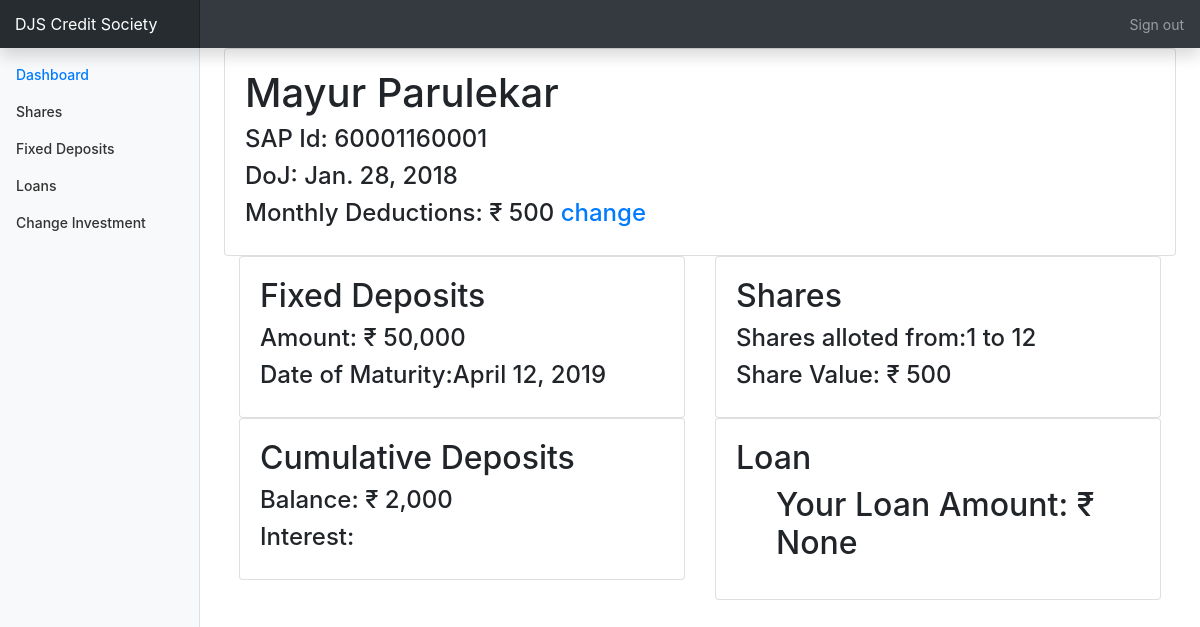
The page /status/details (signed in) on the database as committed earlier.
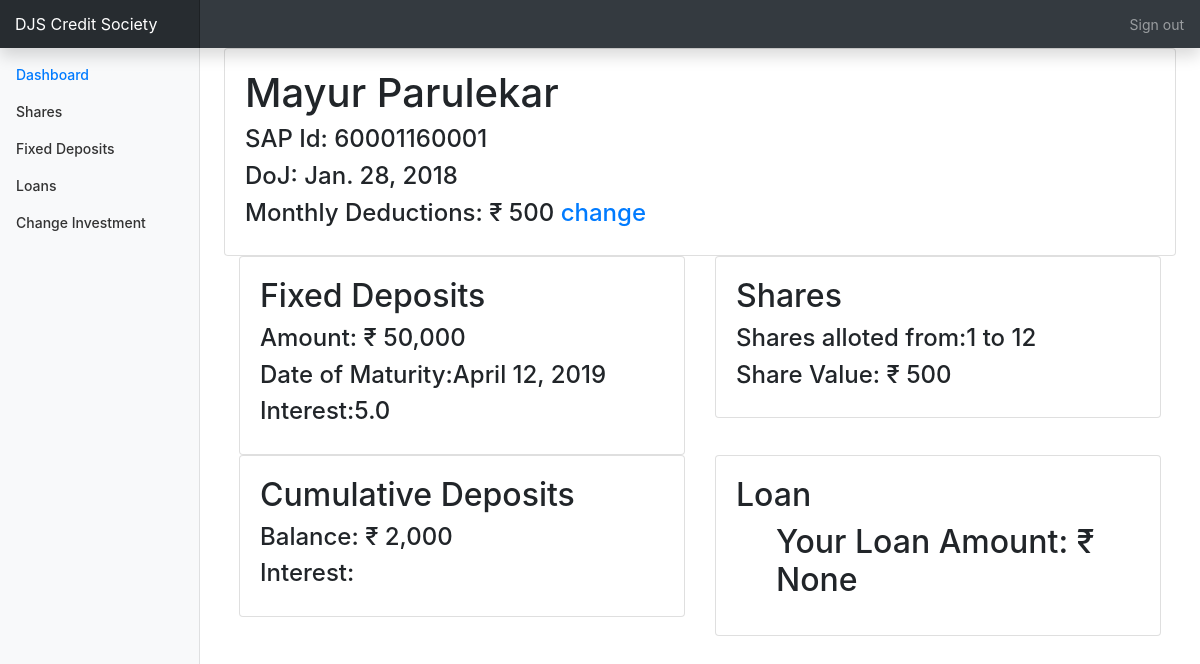
The same page on the database as committed later.
### status/models.py (models this page shows)
class interests(models.Model):
    sharedividend=models.FloatField(blank=True,null=True)
    cddividend=models.FloatField(blank=True,null=True)
    fdinterest=models.FloatField(blank=True,null=True)
    emerloaninterest=models.FloatField(blank=True,null=True)
    longloaninterest=models.FloatField(blank=True,null=True)

### status/views.py (the view)
# urls.py: path('details',views.details,name="details"),
@login_required
def details(request):
    current_user_id=request.user.username
    name=str(Account.name)
    Accountholder=Account.objects.filter(username__username__icontains=current_user_id).get()
    Interests=interests.objects.all
    Final_new_change =0
    if request.method=="POST":
        New_money_change = change_MoneyForm(request.POST)
        if New_money_change.is_valid():
            Final_new_change = New_money_change.cleaned_data['new_amount']
            subject = 'This guy wants to change his monthly deduction'
            message = Accountholder.name +" : "+str(Final_new_change)
            email_from = settings.EMAIL_HOST_USER
            recipient_list = ['jatinhdalvi@gmail.com','aashulikabra@gmail.com','champtem11@gmail.com']
            send_mail( subject, message, email_from, recipient_list )
            print("mail sent")
    else:
        New_money_change=change_MoneyForm()
    print(Final_new_change)
    date = Accountholder.dateofjoining
    print("loan")
    print(Accountholder.isloantaken)
    context={
    'name':name,
    'Accountholder':Accountholder,
    'date':date,
    'Interests':Interests,
    'dashboard':"active",
    }
    return render(request,'dashboard.html',context=context)

### status/templates/dashboard.html (shortened to what this page needs)
{%extends 'details.html'%}
{% load humanize %}
{%block content%}
<main role="main" class="col-md-9 ml-sm-auto col-lg-10 px-4">
  <div>
    <div class="card">
      <div class="card-body">
        <h1>{{Accountholder.name}} </h1>
        <h4>SAP Id: {{Accountholder.sapid}}</h4>
        <h4>DoJ: {{date}}</h4>
        <h4>Monthly Deductions: &#x20b9; {{Accountholder.shareamount|intcomma }}
          <a href="#modal">change</a>
        </h4>
      </div>
    </div>
    <div class="container">
      <div class="row">
        <div class="col">
          <div class="card">
            <div class="card-body">
              <h2>Fixed Deposits </h2>
              <h4>Amount: &#x20b9; {{ Accountholder.fdcapital|intcomma }}</h4>
              <h4>Date of Maturity:{{Accountholder.fdmaturitydate}}</h4>
              {%for i in Interests%}
              <h4>Interest:{{i.fdinterest}} </h4>
              {%endfor%}
            </div>
          </div>
        </div>
        <div class="col">
          <div class="card">
            <div class="card-body">
              <h2>Shares</h2>
              <h4>Shares alloted from:{{Accountholder.sharesstartingnumber}} to {{Accountholder.sharesendingnumber}}</h4>
              <h4>Share Value: &#x20b9; {{Accountholder.shareamount|intcomma }}</h4>
            </div>
          </div>
        </div>
      </div>
    </div>
    <div class="container">
      <div class="row">
        <div class="col">
          <div class="card">
            <div class="card-body">
              <h2>Cumulative Deposits </h2>
              <h4>Balance: &#x20b9; {{ Accountholder.cdbalance|intcomma }}</h4>
              <h4>Interest:{{Accountholder.cdinterest}} </h4>
            </div>
          </div>
        </div>
        <div class="col">
          <div class="card">
            <div class="card-body">
              <h2>Loan</h2>
              <ul>
                {% if Accountholder.isloantaken is True %}
                <h2>Your Loan Amount: &#x20b9; {{ Accountholder.longloanprinciple|intcomma  }}</h2>
                {% else %}
                <h1>{{Accountholder.isloantaken}}hi</h1>
                <h1>you have no loans due</h1>
                <h4>Request Loan
                  <a href="../status/Loanuser" style="font-size:0.8rem;"> Loan </a>
                </h4>
                {% endif %}
              </ul>
            </div>
          </div>
        </div>
      </div>
</main>
{%endblock%}

Rows that differ between the two databases and show on the page:
added interests: fdinterest "5.0"
